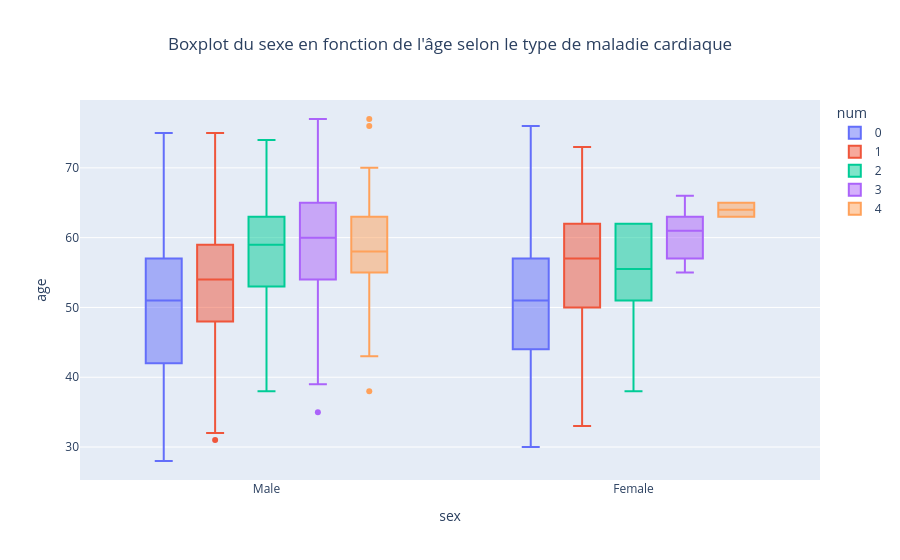

The notebook cell this image was saved under:
### Markdown cell above
### Etude de la répartition homme-femme des maladies cardiaques en fonction de leur age

### Code cell
fig = px.box(df,x= "sex", y="age", title = "Boxplot du sexe en fonction de l'âge selon le type de maladie cardiaque", color = "num", 
             category_orders={"num": [0, 1, 2, 3, 4]})

fig.update_layout(title_x=0.5)
fig.show()

### Figure 1 — Plotly figure (JSON) as saved in the notebook; plotly's stock layout.template omitted (floating-point values rounded to 4 significant figures; data arrays with more than 128 entries replaced by an {"elided": "..."} marker saying what was removed)
{"data": [{"alignmentgroup": "True", "hovertemplate": "num=0<br>sex=%{x}<br>age=%{y}<extra></extra>", "legendgroup": "0", "marker": {"color": "#636efa"}, "name": "0", "notched": false, "offsetgroup": "0", "orientation": "v", "showlegend": true, "type": "box", "x": {"elided": "411 str values"}, "x0": " ", "xaxis": "x", "y": {"elided": "411 int values"}, "y0": " ", "yaxis": "y"}, {"alignmentgroup": "True", "hovertemplate": "num=1<br>sex=%{x}<br>age=%{y}<extra></extra>", "legendgroup": "1", "marker": {"color": "#EF553B"}, "name": "1", "notched": false, "offsetgroup": "1", "orientation": "v", "showlegend": true, "type": "box", "x": {"elided": "265 str values"}, "x0": " ", "xaxis": "x", "y": {"elided": "265 int values"}, "y0": " ", "yaxis": "y"}, {"alignmentgroup": "True", "hovertemplate": "num=2<br>sex=%{x}<br>age=%{y}<extra></extra>", "legendgroup": "2", "marker": {"color": "#00cc96"}, "name": "2", "notched": false, "offsetgroup": "2", "orientation": "v", "showlegend": true, "type": "box", "x": ["Male", "Male", "Male", "Male", "Male", "Female", "Male", "Male", "Male", "Male", "Male", "Male", "Female", "Female", "Male", "Male", "Female", "Male", "Male", "Female", "Male", "Female", "Male", "Male", "Male", "Male", "Male", "Male", "Male", "Male", "Male", "Male", "Female", "Male", "Male", "Male", "Female", "Male", "Male", "Male", "Male", "Male", "Male", "Male", "Female", "Male", "Male", "Male", "Male", "Male", "Male", "Male", "Male", "Male", "Male", "Male", "Male", "Male", "Male", "Male", "Male", "Male", "Male", "Male", "Female", "Male", "Male", "Male", "Male", "Male", "Male", "Male", "Male", "Male", "Male", "Male", "Male", "Male", "Male", "Male", "Male", "Male", "Male", "Male", "Male", "Male", "Male", "Male", "Male", "Male", "Male", "Male", "Male", "Male", "Male", "Male", "Male", "Male", "Male", "Male", "Male", "Male", "Male", "Male", "Male", "Male", "Male", "Male", "Male"], "x0": " ", "xaxis": "x", "y": [67, 63, 56, 60, 44, 51, 54, 60, 59, 59, 59, 61, 43, 62, 65, 60, 56, 66, 69, 62, 66, 55, 56, 61, 67, 58, 42, 52, 59, 46, 57, 61, 58, 44, 63, 68, 38, 38, 40, 41, 42, 43, 47, 48, 51, 51, 51, 51, 52, 52, 52, 52, 53, 54, 55, 56, 56, 56, 56, 57, 57, 59, 61, 61, 62, 62, 63, 67, 63, 60, 58, 52, 69, 51, 52, 60, 63, 59, 62, 68, 53, 61, 58, 69, 57, 49, 60, 61, 67, 62, 63, 55, 63, 62, 70, 58, 58, 56, 69, 64, 72, 69, 69, 64, 64, 58, 74, 46, 55], "y0": " ", "yaxis": "y"}, {"alignmentgroup": "True", "hovertemplate": "num=3<br>sex=%{x}<br>age=%{y}<extra></extra>", "legendgroup": "3", "marker": {"color": "#ab63fa"}, "name": "3", "notched": false, "offsetgroup": "3", "orientation": "v", "showlegend": true, "type": "box", "x": ["Female", "Male", "Male", "Male", "Male", "Male", "Male", "Male", "Female", "Female", "Male", "Male", "Male", "Male", "Male", "Female", "Male", "Male", "Male", "Male", "Male", "Male", "Male", "Male", "Male", "Male", "Female", "Male", "Male", "Male", "Male", "Female", "Female", "Male", "Male", "Male", "Male", "Male", "Male", "Male", "Male", "Male", "Male", "Male", "Male", "Male", "Male", "Male", "Male", "Male", "Male", "Male", "Male", "Male", "Male", "Male", "Male", "Male", "Female", "Male", "Male", "Male", "Male", "Male", "Male", "Male", "Male", "Male", "Male", "Male", "Male", "Male", "Male", "Male", "Male", "Male", "Male", "Male", "Male", "Male", "Male", "Male", "Male", "Male", "Male", "Male", "Male", "Male", "Male", "Male", "Male", "Male", "Male", "Male", "Male", "Male", "Male", "Male", "Male", "Male", "Male", "Male", "Male", "Male", "Male", "Male", "Male"], "x0": " ", "xaxis": "x", "y": [62, 58, 40, 43, 55, 67, 58, 68, 62, 60, 49, 39, 63, 48, 55, 56, 54, 62, 64, 70, 48, 51, 67, 45, 58, 50, 66, 53, 54, 54, 52, 58, 55, 59, 57, 35, 43, 47, 50, 50, 51, 53, 54, 56, 57, 57, 59, 60, 60, 60, 61, 61, 61, 61, 62, 62, 63, 63, 64, 65, 65, 66, 68, 69, 70, 65, 60, 63, 55, 54, 77, 63, 55, 64, 61, 61, 60, 67, 54, 72, 51, 69, 75, 67, 63, 65, 61, 65, 49, 64, 59, 74, 61, 55, 71, 74, 57, 61, 71, 67, 57, 69, 48, 67, 58, 61, 53], "y0": " ", "yaxis": "y"}, {"alignmentgroup": "True", "hovertemplate": "num=4<br>sex=%{x}<br>age=%{y}<extra></extra>", "legendgroup": "4", "marker": {"color": "#FFA15A"}, "name": "4", "notched": false, "offsetgroup": "4", "orientation": "v", "showlegend": true, "type": "box", "x": ["Male", "Female", "Male", "Male", "Female", "Male", "Male", "Male", "Male", "Male", "Male", "Male", "Male", "Male", "Male", "Male", "Male", "Male", "Male", "Male", "Male", "Male", "Male", "Male", "Male", "Male", "Male", "Male"], "x0": " ", "xaxis": "x", "y": [60, 65, 58, 50, 63, 70, 57, 55, 77, 64, 38, 61, 58, 43, 51, 53, 55, 58, 63, 57, 56, 65, 76, 56, 64, 62, 61, 62], "y0": " ", "yaxis": "y"}], "layout": {"boxmode": "group", "legend": {"title": {"text": "num"}, "tracegroupgap": 0}, "title": {"text": "Boxplot du sexe en fonction de l'âge selon le type de maladie cardiaque", "x": 0.5}, "xaxis": {"anchor": "y", "domain": [0, 1], "title": {"text": "sex"}}, "yaxis": {"anchor": "x", "domain": [0, 1], "title": {"text": "age"}}}}
